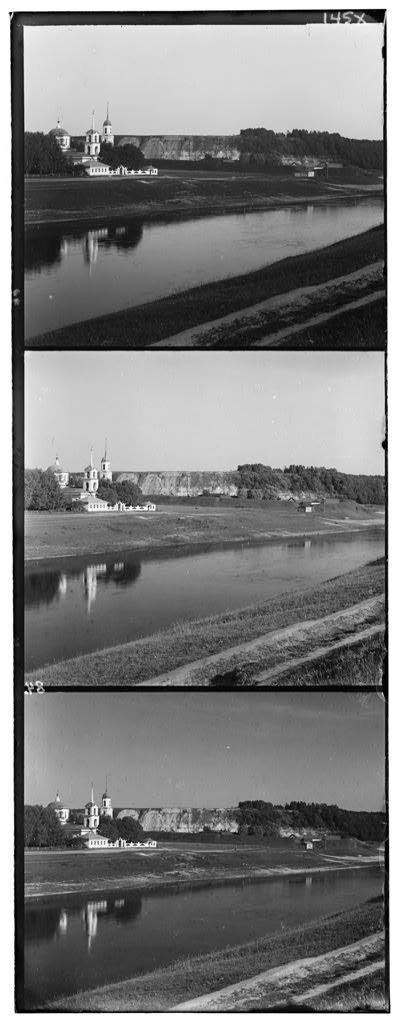
#> input picture Assignment2_FFTAlignment/data/00125v.jpg, 400 x 1024 px, given in place of blackandwhite1.jpg, which was not available
$ python liu_yiyang_a2_p2.py
#> lines starting #> are read from the running program, lines starting #| are printed output that depends on the picture; pictures that were not available may be replaced by others from this repository, and a replacement may not be noted
import cv2
import numpy as np
from scipy.ndimage import gaussian_laplace
from scipy.ndimage import sobel
import matplotlib.pyplot as plt
from skimage.transform import resize
import time


def origin(image):
    print("***********************Doing original image***********************")
    return image

def shift_left(image, shift_percent=0.2):
    print("**********************Doing shift left image**********************")
    height, width = image.shape[:2]
    shift_pixels = int(width * shift_percent)
    shifted_image = image[:, shift_pixels:]
    return shifted_image

def shift_right(image, shift_percent=0.2):
    print("**********************Doing shift right image**********************")
    height, width = image.shape[:2]
    shift_pixels = int(width * shift_percent)
    shifted_image = image[:, :width - shift_pixels]
    return shifted_image

def rotate_counterclockwise(image):
    print("**************Doing counter clockwise rotation image**************")
    rotated_image = cv2.transpose(image)
    rotated_image = cv2.flip(rotated_image, 0)
    return rotated_image

def rotate_clockwise(image):
    print("******************Doing clockwise rotation image******************")
    rotated_image = cv2.transpose(image)
    rotated_image = cv2.flip(rotated_image, 1)
    return rotated_image

def enlarge_and_crop(image, scale_factor=2):
    print("*******************Doing enlarge and crop image*******************")
    height, width = image.shape[:2]
    new_height, new_width = int(height * scale_factor), int(width * scale_factor)
    resized_image = cv2.resize(image, (new_width, new_height))

    crop_x = (new_width - width) // 2
    crop_y = (new_height - height) // 2
    cropped_image = resized_image[crop_y:crop_y+height, crop_x:crop_x+width]

    return cropped_image

def imshowImage(image, scale_percent=300):
    width = int(image.shape[1] * scale_percent / 100)
    height = int(image.shape[0] * scale_percent / 100)

    resized_image = cv2.resize(image, (width, height))

    cv2.imshow('image',resized_image)
    cv2.waitKey(0)
    cv2.destroyAllWindows()
    return

def non_max_suppression(corners, threshold):
    # Apply non-maximum suppression
    local_max = cv2.dilate(corners, None)
    corner_mask = (corners == local_max)
    corners[corner_mask & (corners >= threshold * corners.max())] = 255
    corners[~corner_mask] = 0
    return corners

def compute_orientation_histogram(window, num_bins=36):
    # Compute gradient magnitude and direction in the window
    # print("windows size: ", window.shape)
    gradient_y, gradient_x = np.gradient(window)
    # print(gradient_y)
    magnitude = np.sqrt(gradient_x**2 + gradient_y**2)
    orientation = np.arctan2(gradient_y, gradient_x)
    orientation = np.where(abs(orientation - np.pi) < 1e-10, -np.pi, orientation)

    # Create a histogram of orientations weighted by magnitude
    hist, bin_edges = np.histogram(orientation, bins=num_bins, range=(-np.pi, np.pi),weights=magnitude)

    # Find the most common orientation bin
    most_common_orientation_bin = bin_edges[np.argmax(hist)]
    most_common_orientation_bin = -most_common_orientation_bin
    return most_common_orientation_bin

def compute_most_common_orientation(image, x, y, window_size):
    # Ensure the window size is odd
    if window_size % 2 == 0:
        window_size += 1

    # Extract the window around the corner
    corner_window = image[y - window_size // 2:y + window_size // 2 + 1, x - window_size // 2:x + window_size // 2 + 1]
    if corner_window.shape[0] != window_size or corner_window.shape[1] != window_size:
        print("window outbound image!")
        return None
    most_common_orientation = compute_orientation_histogram(corner_window)

    return most_common_orientation

# mark the corner and its property on the original colored image
def mark_corner(image_colored,best_scale,x,y,orientation_angle,circle_scale,draw_scale,mark_width):
    cv2.putText(image_colored, f'{best_scale:d}/Scale,({x:d},{y:d})/Loc', (x + circle_scale*2, y + circle_scale*2), cv2.FONT_HERSHEY_SIMPLEX, circle_scale*0.2 , (255, 0, 255), mark_width)
    cv2.circle(image_colored, (x, y), best_scale*circle_scale, (0, 255, 0), mark_width)
    cv2.line(image_colored, (x, y), (int(x + draw_scale*best_scale * np.cos(orientation_angle)), int(y - draw_scale*best_scale * np.sin(orientation_angle))), (200, 100, 0), mark_width)

    return image_colored


def corner_image_process(file_name, threshold):
#> called with file_name = 'blackandwhite1', threshold = 1
    image = cv2.imread('data/'+file_name+'.jpg', cv2.IMREAD_GRAYSCALE)
#> image is the input picture: shape (1024, 400); min 0, max 255, mean 124.2
    image_colored = cv2.imread('data/'+file_name+'.jpg')
    min_side_width = min(image.shape[1],image.shape[0])
#> min_side_width = 400
    min_side_width = max(min_side_width, 1300)
#> min_side_width = 1300
    circle_scale = int(min_side_width/300)
#> circle_scale = 4
    draw_scale = int(min_side_width/40)
#> draw_scale = 32
    mark_width = int(min_side_width/450)
#> mark_width = 2
    transformed_functions = [origin,shift_left, shift_right, rotate_counterclockwise, rotate_clockwise, enlarge_and_crop]
    transformed_functions = [shift_left, shift_right, rotate_counterclockwise, rotate_clockwise, origin, enlarge_and_crop]

    # transformed_functions = [origin, rotate_counterclockwise]
    for transformation in transformed_functions:
        transformed_image_gray = transformation(image.copy())
        transformed_image_colored = transformation(image_colored.copy())

        # Compute Harris corners
        corners = cv2.cornerHarris(transformed_image_gray, blockSize=3, ksize=3, k=0.1)

        corners = non_max_suppression(corners, threshold=threshold) # Adjust this threshold as needed

        # Define scales for LOG filters
        scales = [ 1,  2, 3, 4, 5, 6, 7]  # You can adjust these scales
        corners_count = 0
        # print(corners.shape)
        for y in range(corners.shape[0]):
            for x in range(corners.shape[1]):
                if corners[y, x] == 255:
                    corners_count += 1
                    print("corner location: ", x, y)
                    max_response = 0
                    best_scale = 1

                    transformed_image_gray_rescale = transformed_image_gray/255.0

                    # Compute LOG responses at different scales
                    for scale in scales:
                        # scaled_image = cv2.GaussianBlur(transformed_image_gray, (0, 0), scale)
                        # scaled_image = transformed_image_gray - scaled_image
                        # log_response = gaussian_laplace(scaled_image, scale)


                        log_response = gaussian_laplace(transformed_image_gray_rescale, scale)
                        log_response = log_response * (scale ** 2)


                        response = abs(log_response[y, x])
                        # print(response)

                        if response > max_response:
                            max_response = response
                            best_scale = scale

                    # Compute orientation
                    # Create a window around the corner at the selected scale
                    window_size = int(6 * best_scale)
                    orientation_angle = compute_most_common_orientation(transformed_image_gray_rescale, x, y, window_size)
                    if orientation_angle == None:
                        continue
                    # Mark the corner, scale, and orientation on the image
                    # print("orientation_angle: ",orientation_angle)
                    transformed_image_colored = mark_corner(transformed_image_colored,best_scale,x,y,orientation_angle,circle_scale,draw_scale,mark_width)
        print("corner count: ", corners_count)


        # [7 lines of commented-out code are left out]
        cv2.imwrite('corner_'+file_name+'_'+transformation.__name__+'.jpg', transformed_image_colored)
        print("Image saved successfully.")
#> this loop made 6 passes
#> pass 1, in shift_left, `shifted_image = image[:, shift_pixels:]`:
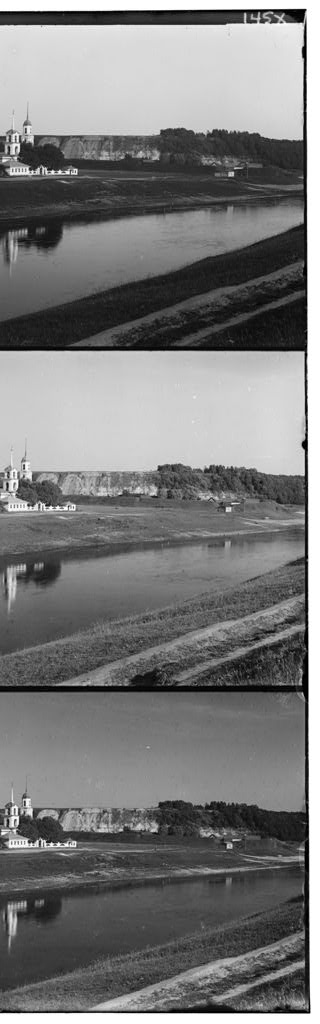
#> shifted_image: shape (1024, 320); min 0, max 255, mean 123.2
#> pass 1, in corner_image_process, `corners = cv2.cornerHarris(transformed_image_gray, blockSize=3, ksize=..`:
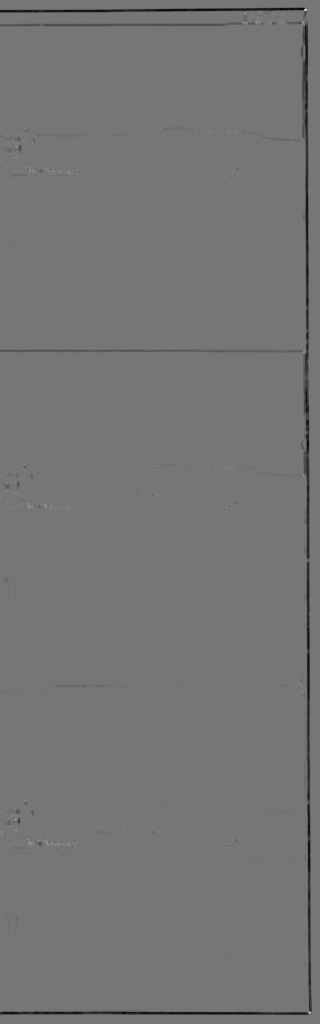
#> corners: shape (1024, 320) float32; min -0.0302, max 0.0348, mean -0.000333; drawn with min black and max white
#> after the loop:
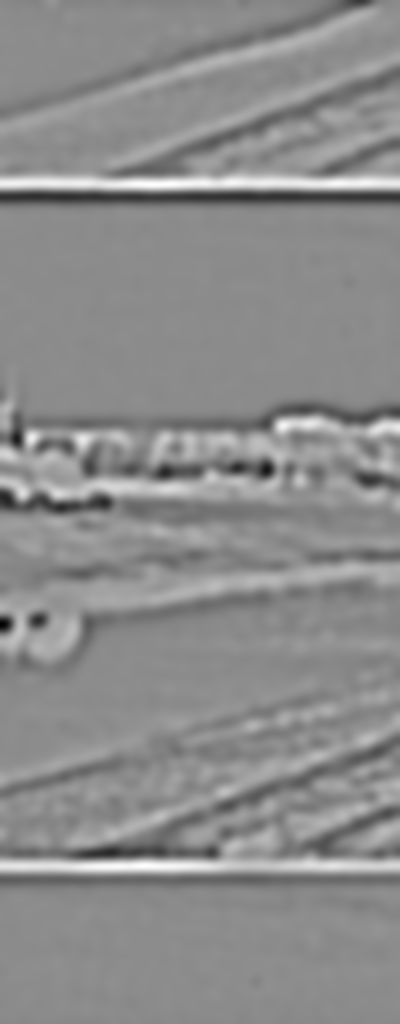
#> log_response: shape (1024, 400) float64; min -0.261, max 0.212, mean -0.000762; drawn with min black and max white
#> after the loop:
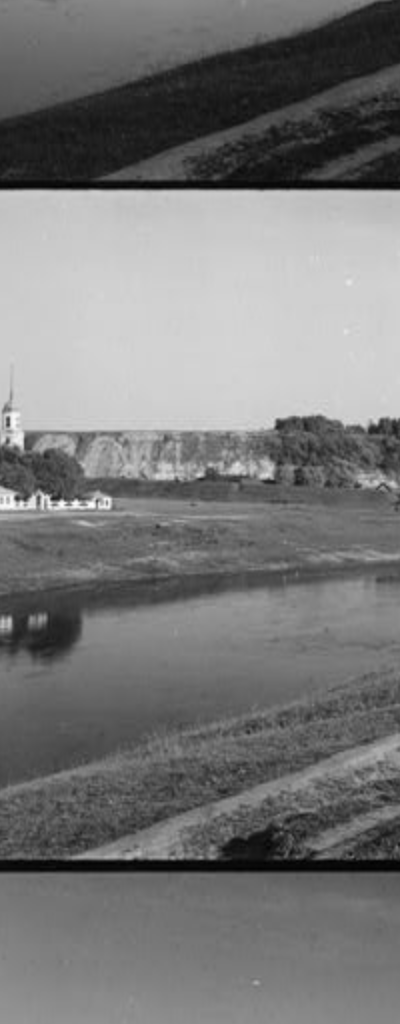
#> transformed_image_gray: shape (1024, 400); min 1, max 253, mean 120.3


def main():

    # [12 lines of commented-out code are left out]
    file_names = ["icon1","icon2","desk","merged_00149v","merged_01047u","merged_01861a"]
    file_names = ['brick','floor','siebel','speedlimit']
    file_names = ['floor']
    # file_names = ['merged_00149v','merged_01047u','merged_01861a']
    # file_names = ['merged_00149v']
    file_names = ['blackandwhite1']
    # file_names = ['dog']
    # file_names = ['switch']
    # file_names = ['light']

    threshold = 1
    show_scale = 30
    for file_name in file_names:

        print('processing file: ', file_name)
        start_time = time.time()
        corner_image_process(file_name, threshold)
        end_time = time.time()
        total_time = end_time - start_time
        print('[Info]Total time: ',total_time)


if __name__ == "__main__":
    main()

$ run again, on Assignment2_FFTAlignment/data/00351v.jpg
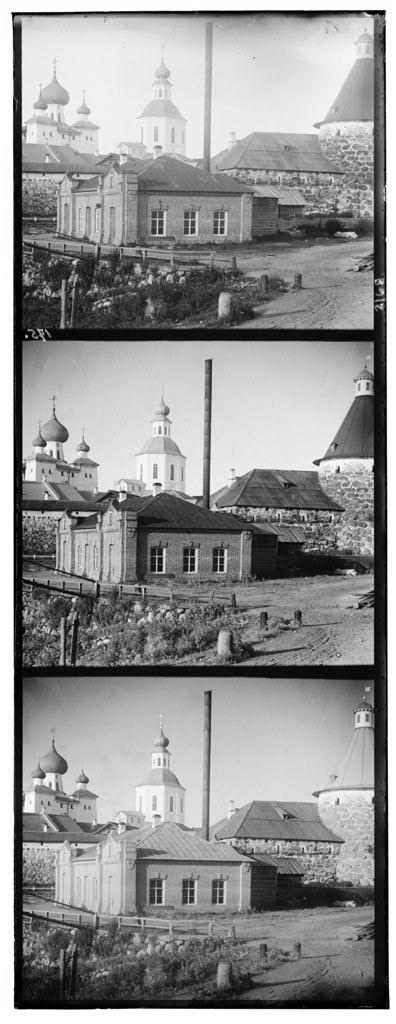
#> input picture Assignment2_FFTAlignment/data/00351v.jpg, 396 x 1024 px, given in place of blackandwhite1.jpg, which was not available
#> in corner_image_process, image is the input picture: shape (1024, 396); min 0, max 255, mean 146.8
#> after the loop in corner_image_process, `for transformation in transformed_functions:`:
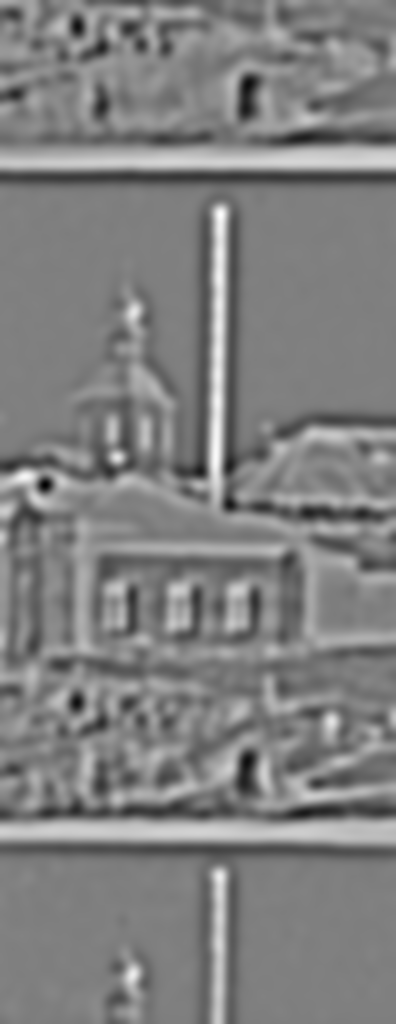
#> log_response: shape (1024, 396) float64; min -0.278, max 0.273, mean -0.000884; drawn with min black and max white
#> after the loop in corner_image_process, `for transformation in transformed_functions:`:
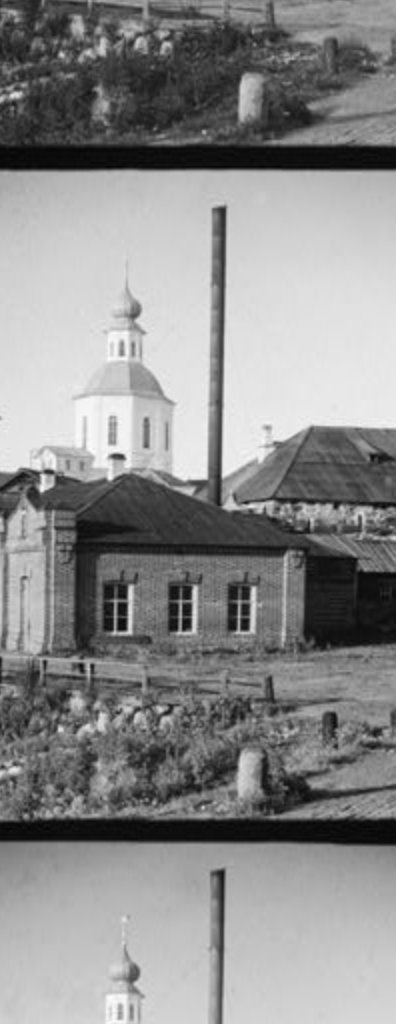
#> transformed_image_gray: shape (1024, 396); min 4, max 254, mean 139.6
